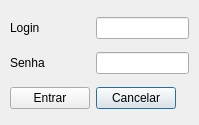
<?xml version="1.0" encoding="UTF-8"?>
<ui version="4.0">
 <class>Login</class>
 <widget class="QDialog" name="Login">
  <property name="geometry">
   <rect>
    <x>0</x>
    <y>0</y>
    <width>199</width>
    <height>125</height>
   </rect>
  </property>
  <property name="sizePolicy">
   <sizepolicy hsizetype="Preferred" vsizetype="Preferred">
    <horstretch>0</horstretch>
    <verstretch>0</verstretch>
   </sizepolicy>
  </property>
  <property name="minimumSize">
   <size>
    <width>199</width>
    <height>125</height>
   </size>
  </property>
  <property name="maximumSize">
   <size>
    <width>16777215</width>
    <height>16777215</height>
   </size>
  </property>
  <property name="windowTitle">
   <string>Kaizen Birth Edition</string>
  </property>
  <widget class="QWidget" name="layoutWidget">
   <property name="geometry">
    <rect>
     <x>10</x>
     <y>10</y>
     <width>179</width>
     <height>106</height>
    </rect>
   </property>
   <layout class="QGridLayout" name="gridLayout">
    <item row="1" column="1">
     <widget class="QLineEdit" name="senhaUsuario">
      <property name="minimumSize">
       <size>
        <width>91</width>
        <height>22</height>
       </size>
      </property>
      <property name="echoMode">
       <enum>QLineEdit::Password</enum>
      </property>
     </widget>
    </item>
    <item row="0" column="1">
     <widget class="QLineEdit" name="nomeUsuario">
      <property name="minimumSize">
       <size>
        <width>91</width>
        <height>22</height>
       </size>
      </property>
     </widget>
    </item>
    <item row="1" column="0">
     <widget class="QLabel" name="label_2">
      <property name="minimumSize">
       <size>
        <width>80</width>
        <height>22</height>
       </size>
      </property>
      <property name="text">
       <string>Senha</string>
      </property>
     </widget>
    </item>
    <item row="2" column="1">
     <widget class="QPushButton" name="botaoNaoLoga">
      <property name="sizePolicy">
       <sizepolicy hsizetype="Fixed" vsizetype="Fixed">
        <horstretch>0</horstretch>
        <verstretch>0</verstretch>
       </sizepolicy>
      </property>
      <property name="minimumSize">
       <size>
        <width>80</width>
        <height>20</height>
       </size>
      </property>
      <property name="text">
       <string>Cancelar</string>
      </property>
     </widget>
    </item>
    <item row="2" column="0">
     <widget class="QPushButton" name="botaoLogar">
      <property name="minimumSize">
       <size>
        <width>80</width>
        <height>20</height>
       </size>
      </property>
      <property name="focusPolicy">
       <enum>Qt::StrongFocus</enum>
      </property>
      <property name="text">
       <string>Entrar</string>
      </property>
     </widget>
    </item>
    <item row="0" column="0">
     <widget class="QLabel" name="label">
      <property name="minimumSize">
       <size>
        <width>80</width>
        <height>22</height>
       </size>
      </property>
      <property name="text">
       <string>Login</string>
      </property>
     </widget>
    </item>
   </layout>
  </widget>
 </widget>
 <tabstops>
  <tabstop>nomeUsuario</tabstop>
  <tabstop>senhaUsuario</tabstop>
  <tabstop>botaoLogar</tabstop>
  <tabstop>botaoNaoLoga</tabstop>
 </tabstops>
 <resources/>
 <connections/>
</ui>
